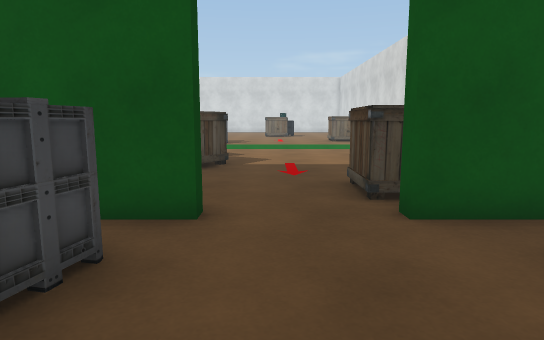
[1] (above)

22 first-person views from a walk through a 3-D level made in the Unity game engine. The camera is 1.2 m above the floor, tilts 8° down and sees 75° across. The floor is counted in squares, 1 m on a side. Each view is taken from the middle of a square. On the plan, view 1 faces up. The plan holds only what a view shows up to about 14 squares ahead; the rest is blank. The place goes on beyond the plan. The player is left out. Some surface patterns are stand-ins.

[2]
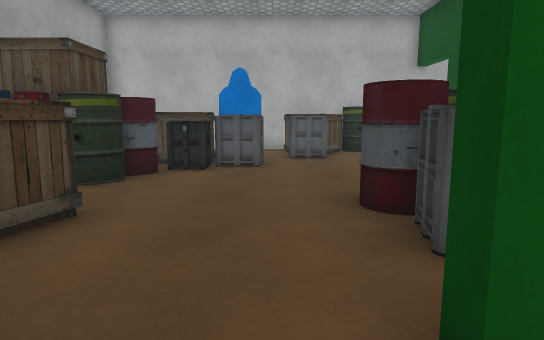

[3]
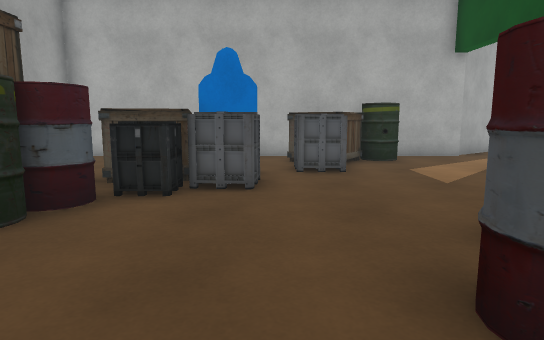

[4]
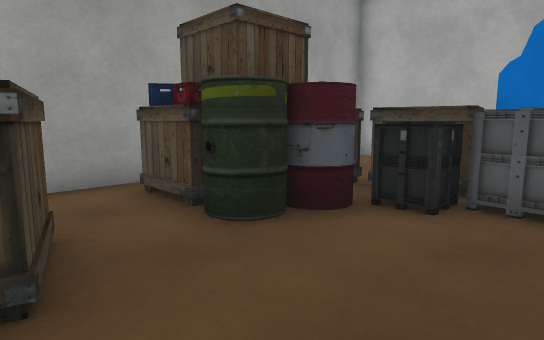

[5]
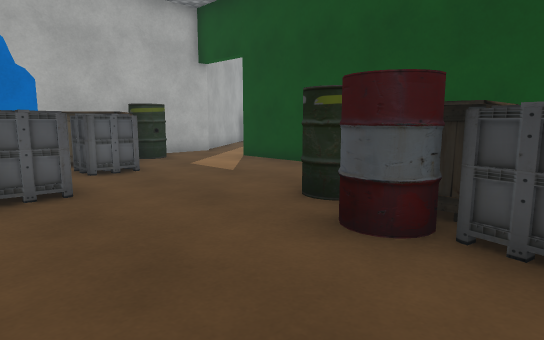

[6]
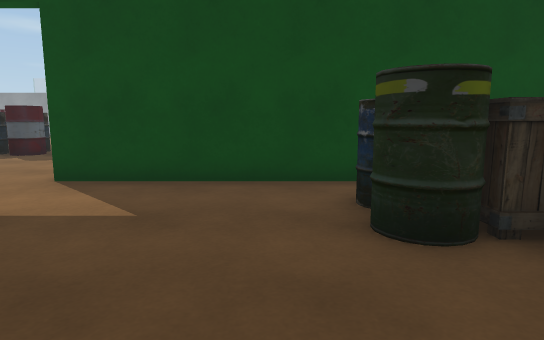

[7]
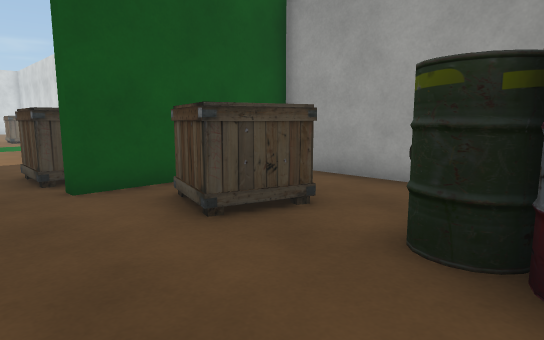

[8]
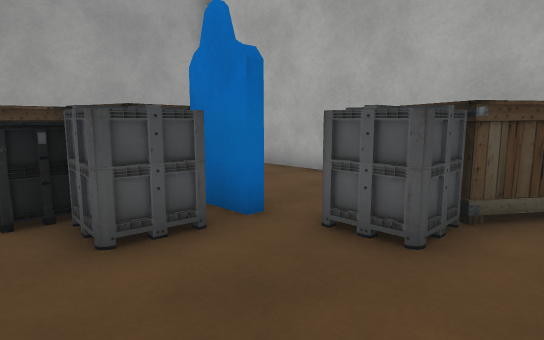

[9]
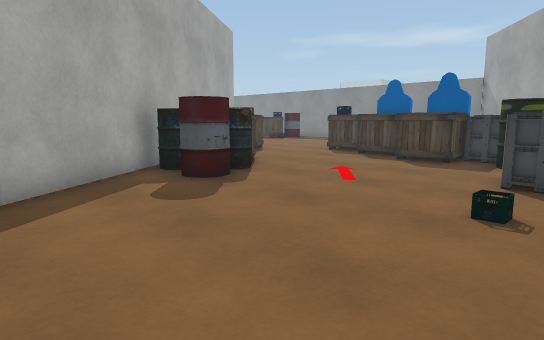

[10]
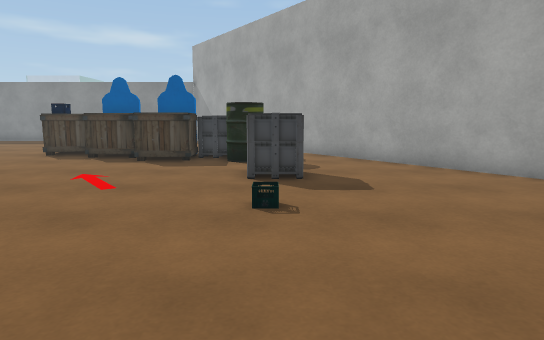

[11]
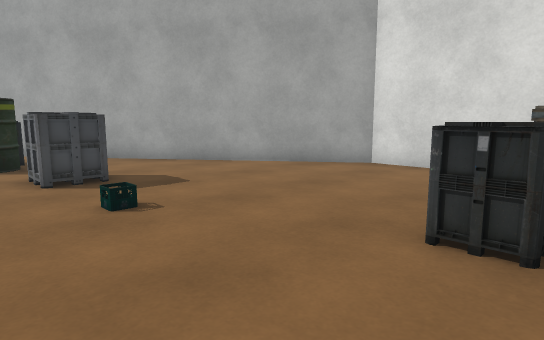

[12]
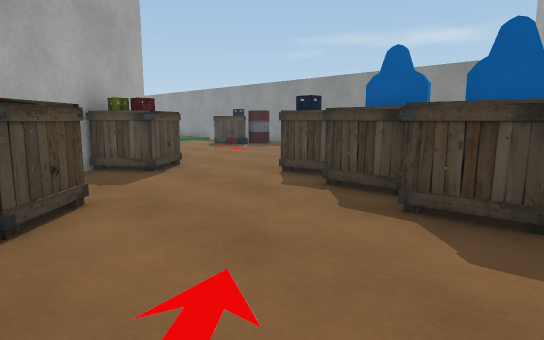

[13]
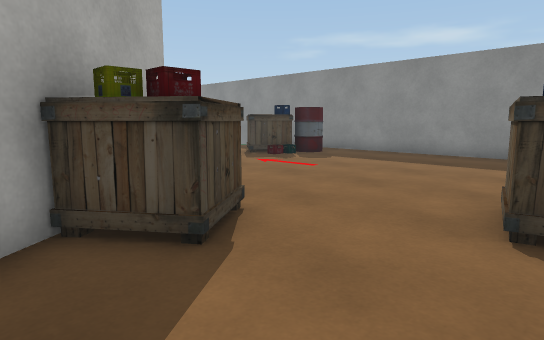

[14]
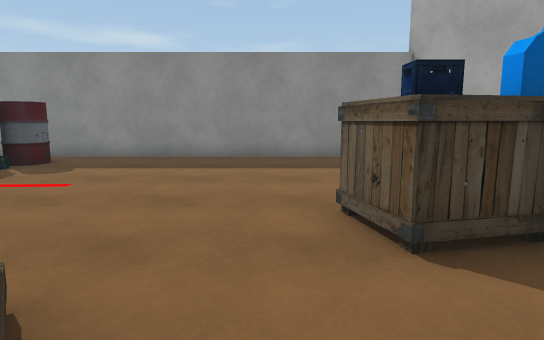

[15]
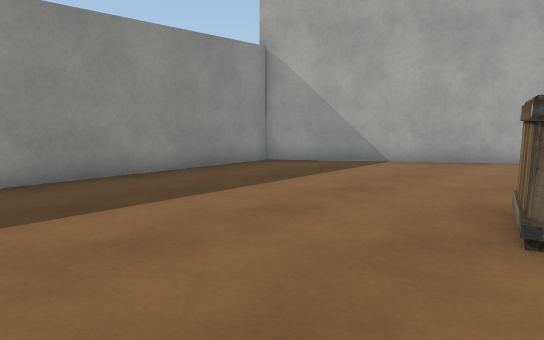

[16]
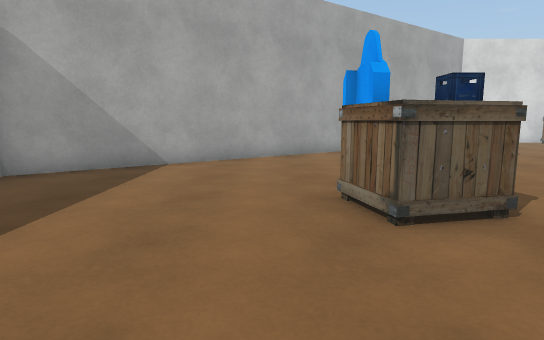

[17]
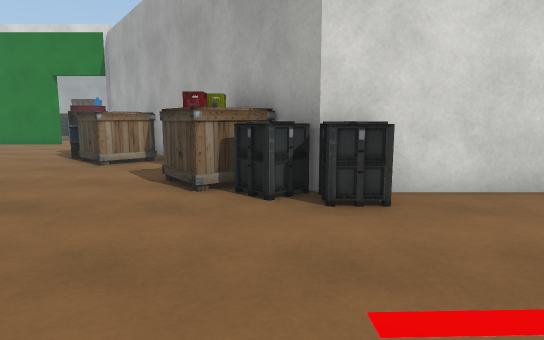

[18]
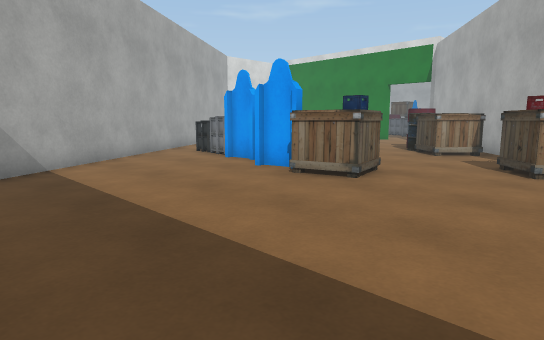

[19]
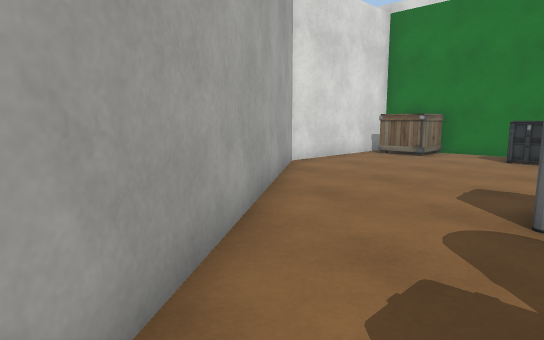

[20]
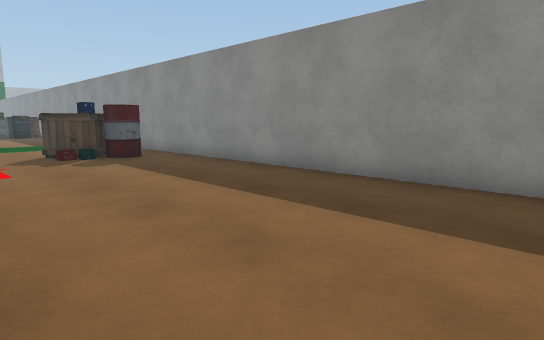

[21]
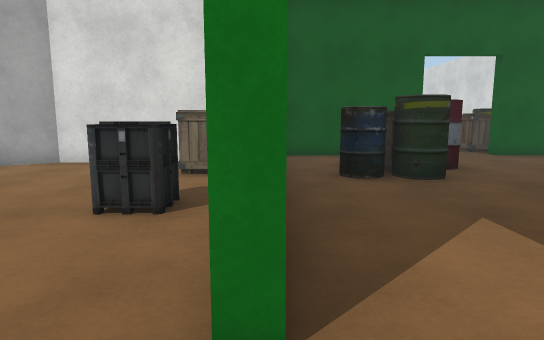

[22]
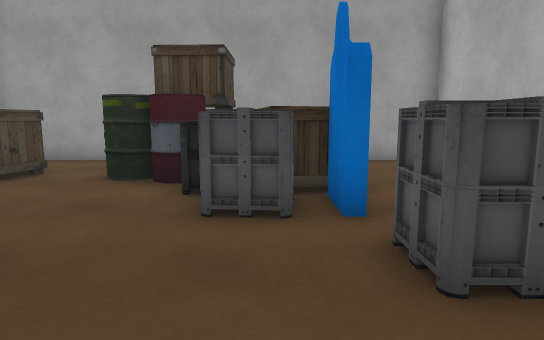

### Floor plan
Key: @ floor where view 1 was taken; # wall or solid block; . floor; C crate; B barrel.
Columns run from 28 left of view 1 to 7 right of it. Each row starts with its distance up from view 1.
 14                            .....
 13                            .....
 12                            ....
 11                            ....
 10                            C...
  9                           C....
  8                           .....
  7                            ...
  6                            ...CC
  5                            ...CC
  4                       ######..######
  3                       #...C....C  .#
  2               #########.CCC....C ..#
  1              ##.....CC#.CCBB....C..#
  0             ##......CC#.BBB.@......#
 -1           ###.........#.BB.....BBCC#
 -2          ##...........#........BCCC#
 -3         ##..........C.#......CCCCCC#
 -4       ###.............#.....CCCCCC #
 -5      ##..CB..CC.......#....C##CC.  #
 -6    ###...CBB..........#....C...... #
 -7   ##.....C................CC.......#
 -8  ##.....#CC.............BBCC.......#
 -9 ##......#CC...........##############
-10 #.......CC......B....##
-11 #.......#C.....BBB.###
-12 #......C C....CBBB##
-13 #.......CC....CC###
-14 #..............##
-15 #..........C..##
-16 #.........CC###
-17 #........CC##
-18 #........C##
-19 #.........#
-20 #.........#
-21 #.BC..   .#

Where each view was taken, in squares from view 1:
view 1: 0 up, 0 right, facing up
view 2: 6 up, 0 right, facing down
view 3: 3 up, 0 right, facing down
view 4: 2 up, 0 right, facing down-right
view 5: 3 up, 2 right, facing down-left
view 6: 2 down, 1 right, facing left
view 7: 2 down, 0 right, facing up-right
view 8: 2 down, 3 left, facing down-right
view 9: 4 down, 7 left, facing down-left
view 10: 5 down, 7 left, facing left
view 11: 7 down, 7 left, facing up-left
view 12: 7 down, 13 left, facing down-left
view 13: 12 down, 15 left, facing down-left
view 14: 14 down, 16 left, facing left
view 15: 17 down, 20 left, facing up-left
view 16: 17 down, 22 left, facing up
view 17: 17 down, 24 left, facing right
view 18: 17 down, 27 left, facing up-right
view 19: 5 down, 20 left, facing up-right
view 20: 9 down, 21 left, facing down-left
view 21: 8 down, 6 left, facing up
view 22: 4 down, 4 left, facing right
